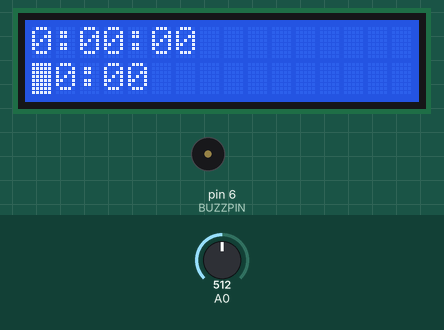
Recording of a sketch running on a simulated Arduino Uno, built with avr-gcc and run on an emulated ATmega328P. Shown: 16×2 character LCD, buzzer (waves = sounding). The test bench sets the inputs (shaded band); at power-on: A0 = 512.

Above: at 1.6 s.
1.7 s: A0 set to 490
At 2.7 s:
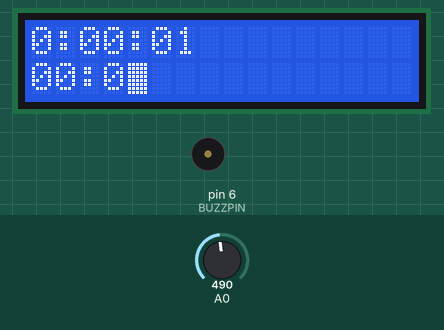
4.5 s: A0 set to 140
At 5.4 s:
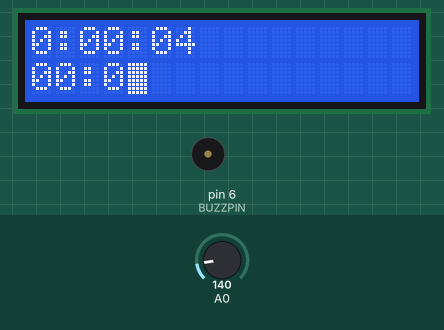
7.5 s: A0 set to 487
At 8.7 s:
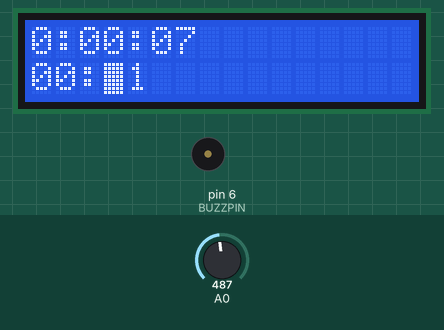
10.5 s: A0 set to 512
At 11.8 s:
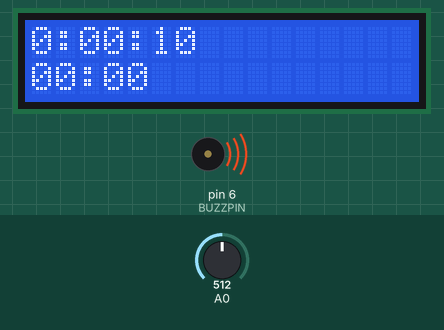
Timing chart, 0 to 13.5 s (numbered marks = the images above; inputs shaded):
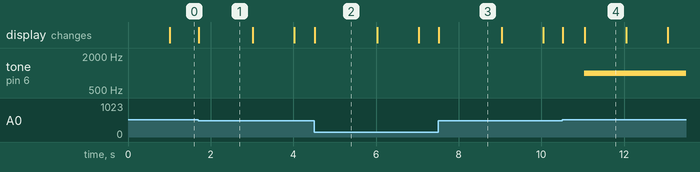

The sketch:

ardutimer.ino
```cpp
#include <LiquidCrystal.h>
#include <Time.h>
#include <TimeLib.h>


LiquidCrystal lcd(8, 9, 4, 5, 6, 7);

#define UP 0
#define RIGHT 1
#define LEFT 2
#define DOWN 3
#define SELECT 4
#define NONE 5
#define BUZZPIN 6 // Pin with the piezo speaker, must be PWM


int lastButton = NONE;

int secondsLeft = 0;

int minutesLeft = 0;

unsigned long lastUpdate = 0;

int mode = 0; // 0 - Idle, 1 - Ticking DOWN, 2 - Ringing

int pos = 0;

int currentButton = NONE;

void printInitTime(int *initTime) {
  lcd.setCursor(0, 1);
  lcd.print(initTime[0]);
  lcd.print(initTime[1]);
  lcd.print(":");
  lcd.print(initTime[2]);
  lcd.print(initTime[3]);
}

int checkCurr(int curr, int *initTime) {

  switch (curr) {
    case -1:
      curr = 3;
      break;
    case 0:
      if (initTime[curr] == 3) {
        initTime[curr] = 0;
      } else if (initTime[curr] == -1) {
        initTime[curr] = 2;
      }

      if(initTime[curr] == 2 && initTime[1] > 3){
        initTime[1] = 3;
      }
      break;
    case 1:
      if (initTime[0] == 2) {
        if (initTime[curr] > 3) {
          initTime[curr] = 0;
        } else if (initTime[curr] == -1) {
          initTime[curr] = 3;
        }
      } else {
        if (initTime[curr] == 10) {
          initTime[curr] = 0;
        } else if (initTime[curr] == -1) {
          initTime[curr] = 9;
        }
      }
      break;
    case 2:
      if (initTime[curr] == 6) {
        initTime[curr] = 0;
      } else if (initTime[curr] == -1) {
        initTime[curr] = 5;
      }
      break;
    case 3:
      if (initTime[curr] == 10) {
        initTime[curr] = 0;
      } else if (initTime[curr] == -1) {
        initTime[curr] = 9;
      }
      break;
    case 4:
      curr = 0;
      break;
  }
  return curr;
}

void initTime() { // Initializing time on startUP
  bool timeSet = false;
  int initTime[4] = {0, 0, 0, 0};
  lcd.print("Enter time:");
  printInitTime(initTime);
  lcd.blink();
  int curr = 0;
  lcd.setCursor(curr, 1);

  while (!timeSet) {
    bool change = true;
    currentButton = readLCDButton();

    if (lastButton != currentButton) {

      switch (currentButton) {
        case UP:
          initTime[curr]++;
          break;

        case DOWN:
          initTime[curr]--;
          break;

        case LEFT:
          curr--;
          break;

        case RIGHT:
          curr++;
          break;

        case SELECT:
          timeSet = true;
          break;

        case NONE:
          break;
      }
      lastButton = currentButton;

      curr = checkCurr(curr, initTime);
      printInitTime(initTime);
      lcd.setCursor(((curr < 2) ? curr : curr + 1), 1);

    }

  }
  setTime((initTime[0] * 10) + initTime[1], (initTime[2] * 10) + initTime[3], 0, 1, 1, 2017);
}

void clearLine(byte line) {
  lcd.setCursor(0, line);
  for (int i = 0; i < 16; i++) {
    lcd.print(" ");
  }
}

void updateDisplay() {
  clearLine(0);
  clearLine(1);
  lcd.setCursor(0, 0);
  lcd.print(hour());
  lcd.print(":");
  if(minute() < 10){
    lcd.print("0");
  }
  lcd.print(minute());
  lcd.print(":");
  if(second() < 10){
    lcd.print("0");
  }
  lcd.print(second());
  lcd.setCursor(0, 1);
  if(minutesLeft < 10){
    lcd.print("0");
  }
  lcd.print(minutesLeft);
  lcd.print(":");
  if(secondsLeft < 10){
    lcd.print("0");
  }
  lcd.print(secondsLeft);
  lcd.setCursor(((pos < 2) ? pos : pos + 1), 1);
}

int readLCDButton() { // Reads LCD buttons, varies slightly product to product
  delay(5);
  int aButton = analogRead(0);

  if (aButton > 1000) { // Actual value of NONE was 1023, 1000 to be safe
    return NONE;
  } else if (aButton < 50) { // Actual value was 0 on my machine
    return RIGHT;
  } else if (aButton < 150) { // Actual value - 99
    return UP;
  } else if (aButton < 300) { // Actual value - 257
    return DOWN;
  } else if (aButton < 500) { // Actual value - 410
    return LEFT;
  } else if (aButton < 700) { // Actual value - 610
    return SELECT;
  }
}

void checkOverflow(){
  if(secondsLeft == -1){
    secondsLeft = 59;
    minutesLeft--;
  }
}

void setup() {
  pinMode(BUZZPIN, OUTPUT);
  noTone(BUZZPIN);
  lcd.begin(16, 2);
  lcd.setCursor(0, 0);
  initTime();

}

void loop() {
  if(abs(millis() - lastUpdate) > 1000){
    lastUpdate = millis();
    if(mode == 1){
      secondsLeft--;
      if(minutesLeft == 0 && secondsLeft == 0){
        mode = 2;
        tone(BUZZPIN, 1000, 10000);
      }else{
        checkOverflow();
      }
    }
    updateDisplay();
  }

  currentButton = readLCDButton();

  if(currentButton != lastButton){
    lastButton = currentButton;
    if(mode == 0){
      switch(currentButton){
        case UP:
          switch(pos){
            case 0:
              minutesLeft = minutesLeft + 10;
              if(minutesLeft > 99){
                minutesLeft = minutesLeft - 100;
              }
            break;
            case 1:
              minutesLeft++;
              if(minutesLeft > 99){
                minutesLeft = minutesLeft - 100;
              }
            break;
            case 2:
              secondsLeft = secondsLeft + 10;
              if(secondsLeft > 59){
                secondsLeft = secondsLeft - 60;
              }
              break;
            case 3:
              secondsLeft++;
              if(secondsLeft > 59){
                secondsLeft = secondsLeft - 60;
              }
              break;
          }
          break;
        case RIGHT:
          pos++;
          if(pos > 3){
            pos = 0;
          }
          break;
        case LEFT:
          pos--;
           if(pos == -1){
            pos = 3;
           }
          break;
        case DOWN:
          switch(pos){
            case 0:
              minutesLeft = minutesLeft - 10;
              if(minutesLeft < 0){
                minutesLeft = minutesLeft + 100;
              }
            break;
            case 1:
              minutesLeft--;
              if(minutesLeft < 0){
                minutesLeft = minutesLeft + 100;
              }
            break;
            case 2:
              secondsLeft = secondsLeft - 10;
              if(secondsLeft < 0){
                secondsLeft = secondsLeft + 60;
              }
              break;
            case 3:
              secondsLeft--;
              if(secondsLeft < 0){
                secondsLeft = secondsLeft + 60;
              }
              break;
          }
          break;
        case SELECT:
          if(secondsLeft != 0 || minutesLeft != 0){
            mode = 1;
            lcd.noBlink();
          }
          break;
      }
    }else{
      if(currentButton == SELECT){
        mode = 0;
        noTone(BUZZPIN);
        lcd.blink();
      }
    }
    updateDisplay();
  }
}
```

Measured:
- the behaviour switches between 499 and 500 on A0 (found by bisection; images 3 and 4)
- after the input at 10.5 s, tone on pin 6 (BUZZPIN): silent → 1000 Hz after 0.54 s
- what the display in image 1 shows lasts 1.3 s, from 1.7 s to 3.0 s
- what the display in image 2 shows lasts 1.5 s, from 4.5 s to 6.0 s
- what the display in image 4 shows lasts 1.0 s, from 11.1 s to 12.1 s
